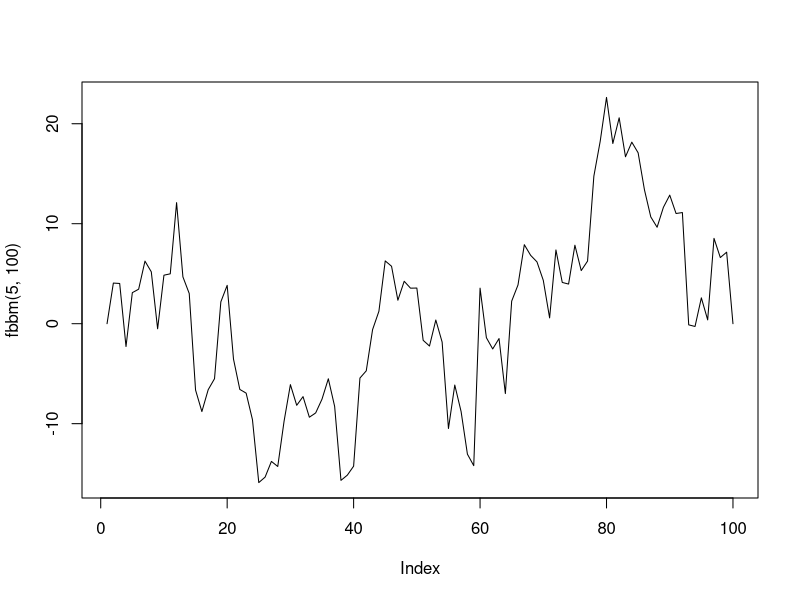
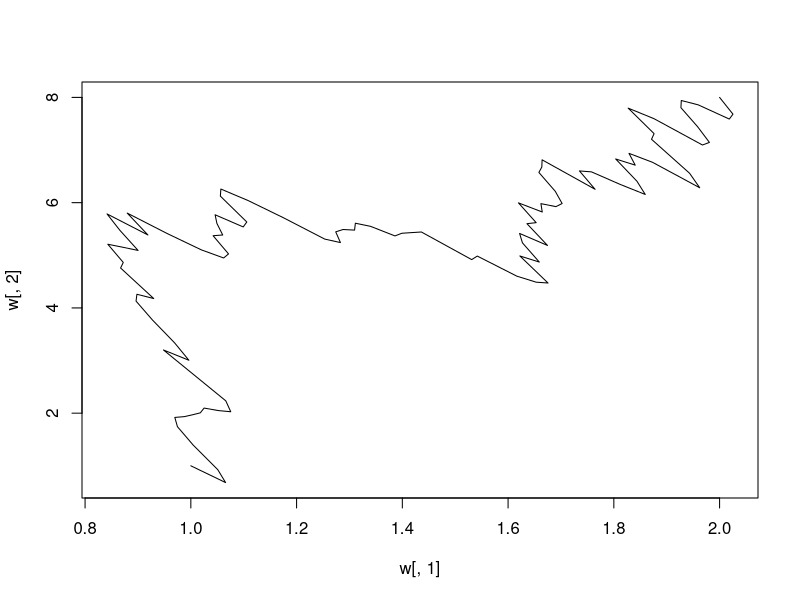
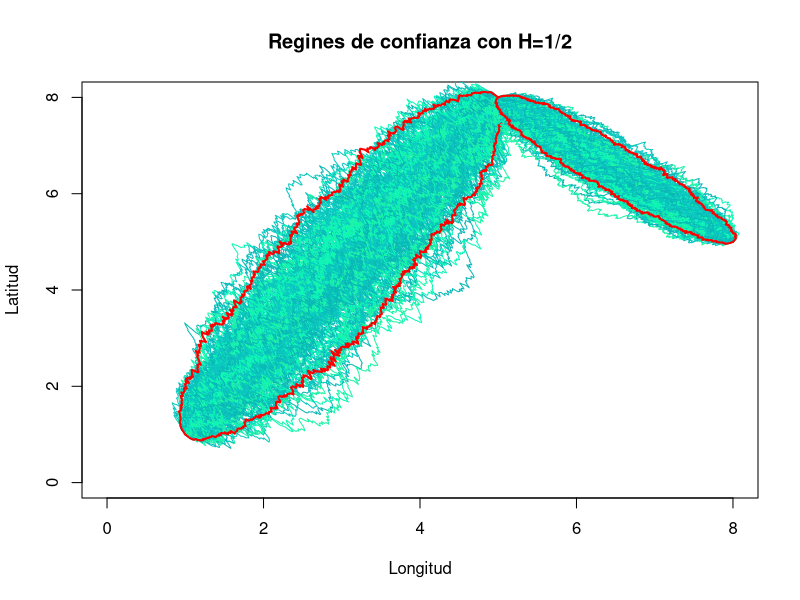

Write the R code that produced these figures, in order.
########################################
#                                      #
#    REGIONES PUENTES DE CONFIANZA     #
#                                      #
########################################


######## Trayectorias 

# Simulación puente browniano fraccionario

p1<-c(1,1)
p2<-c(2,2)
# Función que toma la trayectoria del punto inicial y el final
al <- function(p1,p2,N){
  t<-seq(0,1,length=N)
  alt<-matrix(0,N,2)
  for(i in 1:N){
    alt[i,1]<-p1[1]+(p2[1]-p1[1])*t[i]
    alt[i,2]<-p1[2]+(p2[2]-p1[2])*t[i]
  }
  return(alt)
}
al(p1,p2,100)
# Función que ayuda a realizar un puente browniano 
#con desviación y numero de iteraciones
fbbm<-function(sig,N){
  t<-seq(0,1,length=N)
  z<-c(0,cumsum(rnorm(N-1)))
  bbm <- NULL
  for( i in 1:N){
    bbm[i]<-sig*(z[i]-t[i]*z[N])
  }
  return(bbm)
}

windows()
plot(fbbm(5,100),type="l")
# puente browniano en R2
N<-100
sig<-0.3
p1<-c(1,1);p2<-c(2,8)
n<-(p2-p1)/sqrt(sum((p2-p1)^2))*c(-1,1)
n
t<-seq(0,1,length=N)
w<-matrix(0,N,2)
trend<-al(p1,p2,N)
f<-fbbm(sig,N)
length(f)
for(i in 1:N){
  w[i,1]<-trend[i,1]+n[1]*f[i]
  w[i,2]<-trend[i,2]+n[2]*f[i]
}
plot(w[,1],w[,2],type="l")

# Función que simula un puente browniano en R2
fbbr<-function(p1,p2,sig,N){
  n<-(p2-p1)/sqrt(sum((p2-p1)^2))*c(-1,1)
  n
  t<-seq(0,1,length=N)
  alt<-matrix(0,N,2)
  for(i in 1:N){
    alt[i,1]<-p1[1]+(p2[1]-p1[1])*t[i]
    alt[i,2]<-p1[2]+(p2[2]-p1[2])*t[i]
  }
  w<-matrix(0,N,2)
  trend<-alt
  #C<-matrix(0,N-1,N-1)
  # for (i in 2:N) {
  #   for (j in 2:N) {
  #     C[i-1,j-1] <- (1/2)*((abs(t[i])^(2*H) + abs(t[j])^(2*H) - abs(t[i]-t[j])^(2*H)))
  #   }
  # }
  z<-cumsum(c(0,rnorm(N)))
  bbm <- NULL
  for( i in 1:N){
    bbm[i]<-sig*(z[i]-t[i]*z[N])
  }
  f<-bbm
  length(f)
  for(i in 1:N){
    w[i,1]<-trend[i,1]+n[1]*f[i]
    w[i,2]<-trend[i,2]+n[2]*f[i]
  }
  return(w)
}
windows()
p1<-c(1,1)
p2<-c(5,8)
N<-100
sig<-0.5

fbbr(p1,p2,sig,N)
# FUNCIÓN


# Ejemplo
par(mfrow = c(1, 1))
p1<-c(1,1)
p2<-c(5,8)
N<-500
sig<-0.05
H<-1/2
n<-200
ww<-  fbbr(p1,p2,sig,N)
plot(ww[, 1], ww[, 2], xlim = c(0, 8), ylim = c(0, 8), type = "l", main = "Regines de confianza con H=1/2",
     ylab = "Latitud", xlab = "Longitud", col = "#0DF7B7")

# Superponer las curvas adicionales utilizando lines dentro del bucle

for (k in 1:n) {
  ww <- fbbr(p1, p2, sig, N)
  lines(ww[, 1], ww[, 2], type = "l", col = sample(c("#0DF7B7","#1CF4A7","#0AB7B7","#0BC7C1"),1))
}
ww1<-matrix(0,n,N)
for (k in 1:n) {
  ww1[k,]<-fbbm(sig,N)
}
n<-(p2-p1)/sqrt(sum((p2-p1)^2))*c(-1,1)
n
t<-seq(0,1,length=N)
a<-rep(0,N)
b<-rep(0,N)
for (i in 1:N) {
  a[i]<-quantile(ww1[,i],0.025)
  b[i]<-quantile(ww1[,i],0.975)
}
alt<-matrix(0,N,2)
for(i in 1:N){
  alt[i,1]<-p1[1]+(p2[1]-p1[1])*t[i]
  alt[i,2]<-p1[2]+(p2[2]-p1[2])*t[i]
}

lines(alt[,1]+a*n[1],alt[,2]+a*n[2],type="l",col="red",lwd=2)
lines(alt[,1]+b*n[1],alt[,2]+b*n[2],type="l",col="red",lwd=2)

p1<-c(5,8)
p2<-c(8,5)
N<-500
sig<-0.02
H<-1/2
n<-200
ww<-  fbbr(p1,p2,sig,N)

# Superponer las curvas adicionales utilizando lines dentro del bucle

for (k in 1:n) {
  ww <- fbbr(p1, p2, sig, N)
  lines(ww[, 1], ww[, 2], type = "l", col = sample(c("#0DF7B7","#1CF4A7","#0AB7B7","#0BC7C1"),1))
}
ww1<-matrix(0,n,N)
for (k in 1:n) {
  ww1[k,]<-fbbm(sig,N)
}
n<-(p2-p1)/sqrt(sum((p2-p1)^2))*c(-1,1)
n
t<-seq(0,1,length=N)
a<-rep(0,N)
b<-rep(0,N)
for (i in 1:N) {
  a[i]<-quantile(ww1[,i],0.025)
  b[i]<-quantile(ww1[,i],0.975)
}
alt<-matrix(0,N,2)
for(i in 1:N){
  alt[i,1]<-p1[1]+(p2[1]-p1[1])*t[i]
  alt[i,2]<-p1[2]+(p2[2]-p1[2])*t[i]
}

lines(alt[,1]+a*n[1],alt[,2]+a*n[2],type="l",col="red",lwd=2)
lines(alt[,1]+b*n[1],alt[,2]+b*n[2],type="l",col="red",lwd=2)
